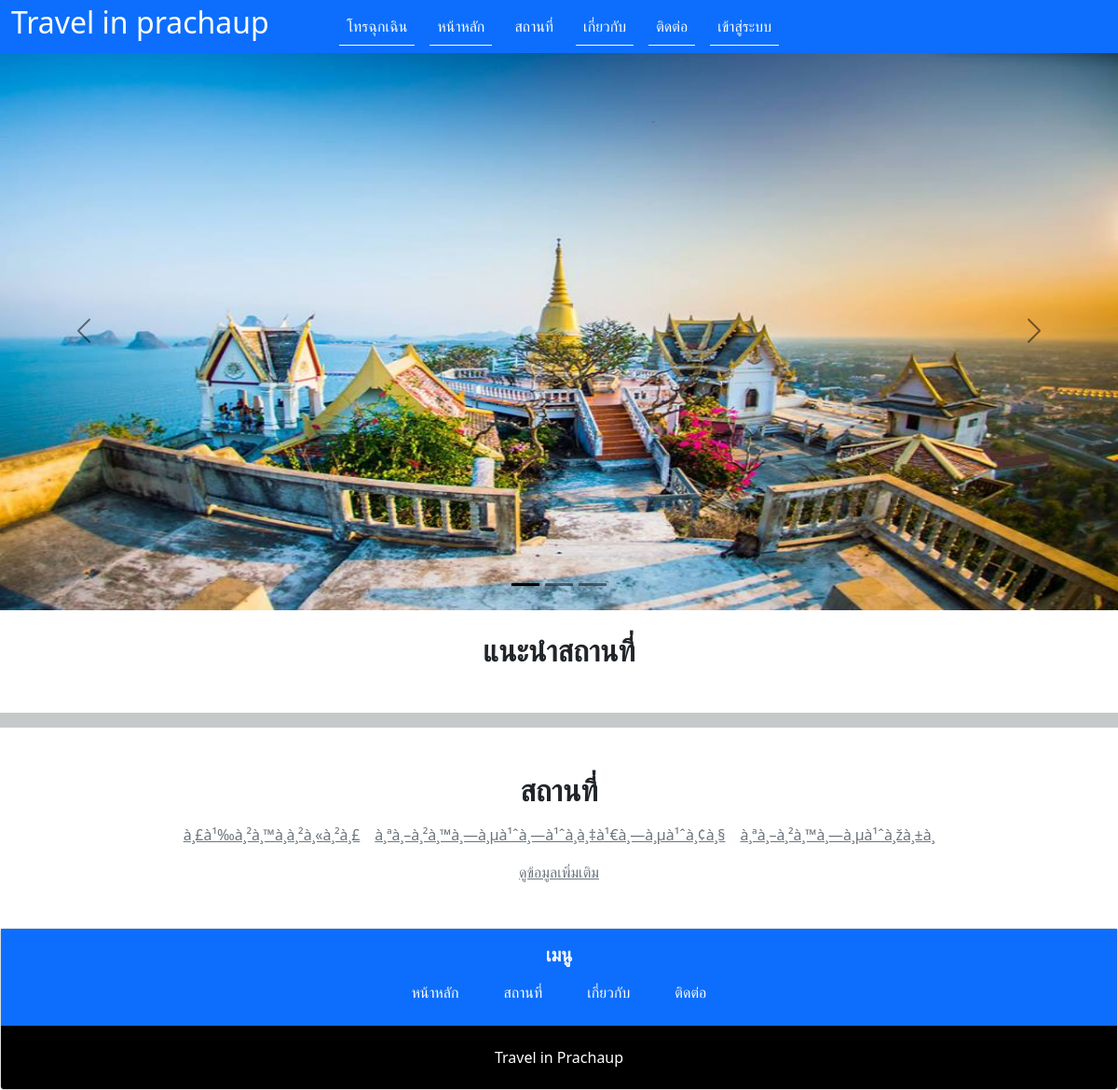
The page / on the database its author committed.
### tables this page shows
CREATE TABLE `tb_type_place` (
  `id` int(11) NOT NULL,
  `title` varchar(200) NOT NULL
);

### index.php (the view, shortened to what this page needs)
<?php
include('connection/connection.php');
$sql = "SELECT * FROM tb_type_place";
$query_type_place = mysqli_query($conn, $sql);
?>
<!DOCTYPE html>
<html lang="en">
<?php include('includes/head.php'); ?>
<body>
    <?php
        if($_SESSION['user_mem']!='') {
            include('includes/navbar2.php');
        } else{
            include('includes/navbar.php');
        }
    ?>
    <?php include('includes/slide.php') ?>
        <div class="container my-4 text-center">
            <h2 class="fw-bolder my-4">แนะนำสถานที่</h2>
        </div>
        <hr class="mb-3 mt-1 py-2">
    <div class="container my-5 text-center">
        <h2 class="fw-bolder">สถานที่</h2>
        <ul class="nav justify-content-center my-3">
            <?php foreach($query_type_place as $data) : ?>
                <li class="nav-item mx-2">
                    <a class="text-muted active" href="place.php?type_place_id=<?=$data['id']?>"><?=$data['title']?></a>
                </li>
            <?php endforeach; ?>
        </ul>
        <div class="row">
            <div class="col-12 text-center">
                <a href="place.php" class="text-muted">ดูข้อมูลเพิ่มเติม</a>
            </div>
        </div>
    </div>
    <?php include('includes/footer.php') ?>
</body>
</html>

### includes/head.php (shortened to what this page needs)
<head>
    <link href="https://cdn.jsdelivr.net/npm/bootstrap@5.1.2/dist/css/bootstrap.min.css" rel="stylesheet">
</head>

### includes/navbar.php (shortened to what this page needs)
<?php
    $url = $_SERVER['REQUEST_URI'];
    $url = explode('/', $url);
    $url = explode('.', $url[2]);
?>
<nav class="navbar navbar-expand-lg navbar-dark fixed-top bg-primary">
    <div class="container-fluid">
        <a class="navbar-brand me-0 logo-absolute text-white" href="#"><h2>Travel in prachaup</h2></a>
        <div class="collapse navbar-collapse" id="navbarSupportedContent">
        <ul class="navbar-nav mx-auto mb-2 mb-lg-0">
            <li class="nav-item menu-custom">
                <a class="nav-link text-white mx-2 <?= $url[0] == '' || $url[0] == 'phone' ? 'active-menu-custom' : '' ?>" href="phone.php">โทรฉุกเฉิน</a>
            </li>
            <li class="nav-item menu-custom mx-2">
                <a class="nav-link text-white <?= $url[0] == '' || $url[0] == 'index' ? 'active-menu-custom' : '' ?> " aria-current="page" href="index.php">หน้าหลัก</a>
            </li>
            <li class="nav-item menu-custom">
                <a class="nav-link text-white mx-2 <?= in_array($url[0], array('place','place_detail')) ? 'active-menu-custom' : '' ?>" href="place.php">สถานที่</a>
            </li>
            <li class="nav-item menu-custom">
                <a class="nav-link text-white mx-2 <?= $url[0] == '' || $url[0] == 'about' ? 'active-menu-custom' : '' ?>" href="about.php">เกี่ยวกับ</a>
            </li>
            <li class="nav-item menu-custom">
                <a class="nav-link text-white mx-2 <?= $url[0] == '' || $url[0] == 'contact' ? 'active-menu-custom' : '' ?>" href="contact.php">ติดต่อ</a>
            </li>
            <li class="nav-item menu-custom">
                <a class="nav-link text-white mx-2 <?= $url[0] == '' || $url[0] == 'admin' ? 'active-menu-custom' : '' ?>" href="admin">เข้าสู่ระบบ</a>
            </li>
        </ul>
        </div>
    </div>
</nav>

### includes/slide.php (shortened to what this page needs)
<div id="carouselExampleDark" class="carousel carousel-dark slide" data-bs-ride="carousel" style="margin-top: 55px">
    <div class="carousel-indicators">
        <button type="button" data-bs-target="#carouselExampleDark" data-bs-slide-to="0" class="active" aria-current="true" aria-label="Slide 1"></button>
        <button type="button" data-bs-target="#carouselExampleDark" data-bs-slide-to="1" aria-label="Slide 2"></button>
        <button type="button" data-bs-target="#carouselExampleDark" data-bs-slide-to="2" aria-label="Slide 3"></button>
    </div>
    <div class="carousel-inner">
        <div class="carousel-item active" data-bs-interval="10000">
            <img src="upload/image_show/p1.jpeg" class="d-block w-100 " style="height: 600px; width: 90%" alt="...">
        </div>
    </div>
    <button class="carousel-control-prev" type="button" data-bs-target="#carouselExampleDark" data-bs-slide="prev">
        <span class="carousel-control-prev-icon" aria-hidden="true"></span>
    </button>
    <button class="carousel-control-next" type="button" data-bs-target="#carouselExampleDark" data-bs-slide="next">
        <span class="carousel-control-next-icon" aria-hidden="true"></span>
    </button>
</div>

### includes/footer.php
<div class="card text-center">
    <div class="card-body bg-primary">
        <h5 class="card-title fw-bolder text-white">เมนู</h5>
        <ul class="nav justify-content-center">
            <li class="nav-item mx-2">
                <a class="nav-link text-white active" aria-current="page" href="index.php">หน้าหลัก</a>
            </li>
            <li class="nav-item">
                <a class="nav-link text-white mx-2" href="place.php">สถานที่</a>
            </li>
            <li class="nav-item">
                <a class="nav-link text-white mx-2" href="about.php">เกี่ยวกับ</a>
            </li>
            <li class="nav-item">
                <a class="nav-link text-white  mx-2" href="contact.php">ติดต่อ</a>
            </li>
        </ul>
    </div>
    <div class="card-footer text-white text-center" style="background-color: black">
        <h6 class="mb-0 p-3">Travel in Prachaup</h6>
    </div>
</div>

### includes/head.php (style rules this page uses)
@media only screen and (min-width: 992px) { .logo-absolute { position : absolute; } }
.active-menu-custom { border-bottom: 1px solid white; }

### rows shown on the page
tb_type_place: title "à¸£à¹‰à¸²à¸™à¸­à¸²à¸«à¸²à¸£"
tb_type_place: title "à¸ªà¸–à¸²à¸™à¸—à¸µà¹ˆà¸—à¹ˆà¸­à¸‡à¹€à¸—à¸µà¹ˆà¸¢à¸§"
tb_type_place: title "à¸ªà¸–à¸²à¸™à¸—à¸µà¹ˆà¸žà¸±à¸"
